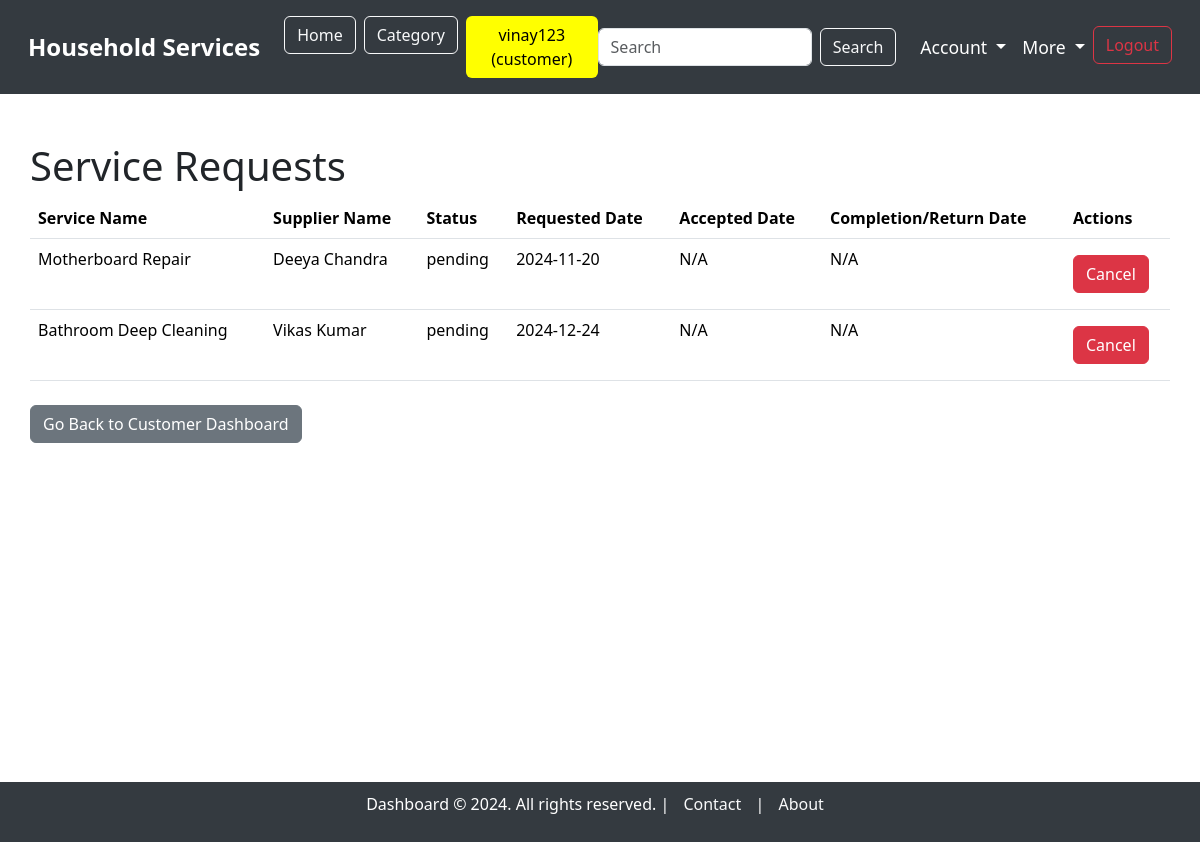
Screenshot of /service_requests (signed in) with the database file from the repository.
### model.py (models this page shows, shortened)
class ServiceRequest(db.Model):
    __tablename__ = "service_requests"
    service_request_id = db.Column(db.Integer, autoincrement=True, primary_key=True)
    service_id = db.Column(db.Integer, db.ForeignKey('service.service_id', ondelete='CASCADE'), nullable=False)
    user_id = db.Column(db.Integer, db.ForeignKey('users.user_id'), nullable=False)
    supplier_id = db.Column(db.Integer, db.ForeignKey('users.user_id'), nullable=True)  # Link to supplier (optional)
    service_description = db.Column(db.String, nullable=False)
    experience_years = db.Column(db.Integer, nullable=True)
    created_at = db.Column(db.DateTime, default=datetime.utcnow)
    updated_at = db.Column(db.DateTime, default=datetime.utcnow, onupdate=datetime.utcnow)
    date_requested = db.Column(db.DateTime, default=datetime.utcnow, nullable=True)
    date_issued = db.Column(db.DateTime, nullable=True)  #accepted date
    date_completed = db.Column(db.DateTime, nullable=True)
    date_returned = db.Column(db.DateTime, nullable=True)
    status = db.Column(db.String, default='pending')  # 'pending', 'accepted', 'rejected', 'completed', 'returned', 'cancelled'
    price = db.Column(db.Integer, nullable=False)  # Price associated with the service
    customer = db.relationship('User', foreign_keys=[user_id], backref='customer_requests')
    supplier = db.relationship('User', foreign_keys=[supplier_id], backref='supplier_requests')
    service = db.relationship('Service', backref='requests')

class Service(db.Model):
    __tablename__ = "service"
    service_id = db.Column(db.Integer, autoincrement=True, primary_key=True)
    category_id = db.Column(db.Integer, db.ForeignKey('category.category_id'), nullable=False)  # Link to Category model
    supplier_id = db.Column(db.Integer, db.ForeignKey('users.user_id', ondelete='CASCADE'), nullable=False)  # Link to the supplier with cascade delete
    service_name = db.Column(db.String, unique=True, nullable=False)
    service_description = db.Column(db.String, nullable=False)
    created_at = db.Column(db.DateTime, default=datetime.utcnow)
    updated_at = db.Column(db.DateTime, default=datetime.utcnow, onupdate=datetime.utcnow)
    price = db.Column(db.Integer)
    image = db.Column(db.String)  # Path to the uploaded image
    supplier = db.relationship('User', backref='services')  # Relationship to supplier (User)
    category = db.relationship('Category', backref='services')  # Relationship to Category

class User(db.Model):
    __tablename__ = "users"
    user_id = db.Column(db.Integer, autoincrement=True, primary_key=True)
    full_name = db.Column(db.String, nullable=False)
    username = db.Column(db.String, unique=True, nullable=False)
    email = db.Column(db.String, unique=True, nullable=False)
    password = db.Column(db.String, nullable=False)
    address = db.Column(db.String, nullable=False)
    pincode = db.Column(db.String, nullable=False)
    role = db.Column(db.String, nullable=False)  # 'customer' or 'supplier'
    service_name = db.Column(db.String, nullable=True)  # Nullable for customers
    experience_years = db.Column(db.Integer, nullable=True)  # Nullable for customers
    document = db.Column(db.String, nullable=True)  # Nullable for customers
    is_verified = db.Column(db.Boolean, default=False)  # For supplier verification
    is_blocked = db.Column(db.Boolean, default=False)  # For blocking/unblocking users

### main.py (the view, shortened to what this page needs)
@app.route('/service_requests', methods=['GET'])
@login_required("admin, supplier, customer")
def view_service_requests():
    user_id = session.get('user_id')
    role = session.get('role')
    if role == 'customer':
        service_requests = ServiceRequest.query.filter_by(user_id=user_id).filter(ServiceRequest.status.in_(['pending', 'accepted'])).all()
        service_history = ServiceRequest.query.filter_by(user_id=user_id).filter(ServiceRequest.status.in_(['completed', 'returned', 'rejected', 'cancelled'])).all()
    else:
        service_requests = ServiceRequest.query.filter(ServiceRequest.status.in_(['pending', 'accepted'])).all()
        service_history = ServiceRequest.query.filter(ServiceRequest.status.in_(['completed', 'returned', 'rejected', 'cancelled'])).all()
    return render_template('service_requests/service_requests.html', service_requests=service_requests, service_history=service_history)

### main.py (called while the page is built)
def login_required(roles):
    def wrapper(original):
        @wraps(original)
        def inner(*args, **kwargs):
            role_list = roles.split(', ')
            if session.get("username") and session.get("role") in role_list:
                return original(*args, **kwargs)
            else:
                flash(f"You need to login as one of the following roles: {', '.join(role_list)}", "warning")
                return redirect(url_for("login"))
        return inner
    return wrapper

### templates/service_requests/service_requests.html (shortened to what this page needs)
{% extends 'base_dashboard.html' %}
{% block content %}
<div class="container mt-5">
    <h1>Service Requests</h1>
    {% if service_requests %}
        <table class="table">
            <thead>
                <tr>
                    <th>Service Name</th>
                    <th>Supplier Name</th>
                    <th>Status</th>
                    <th>Requested Date</th>
                    <th>Accepted Date</th>
                    <th>Completion/Return Date</th>
                    <th>Actions</th>
                </tr>
            </thead>
            <tbody>
                {% for request in service_requests %}
                    <tr>
                        <td>{{ request.service.service_name }}</td>
                        <td>{{ request.service.supplier.full_name if request.service.supplier else 'Not Assigned' }}</td>
                        <td>{{ request.status }}</td>
                        <td>{{ request.date_requested.strftime('%Y-%m-%d') }}</td>
                        <td>
                            {% if request.date_issued %}
                                {{ request.date_issued.strftime('%Y-%m-%d') }}
                            {% else %}
                                N/A
                            {% endif %}
                        </td>
                        <td>
                            {% if request.status == 'completed' %}
                                {{ request.date_completed.strftime('%Y-%m-%d') if request.date_completed else 'N/A' }}
                            {% elif request.status == 'returned' %}
                                {{ request.date_returned.strftime('%Y-%m-%d') if request.date_returned else 'N/A' }}
                            {% elif request.status == 'rejected' %}
                                {{ request.date_rejected.strftime('%Y-%m-%d') if request.date_rejected else 'N/A' }}
                            {% elif request.status == 'cancelled' %}
                                {{ request.date_cancelled.strftime('%Y-%m-%d') if request.date_cancelled else 'N/A' }}
                            {% else %}
                                N/A
                            {% endif %}
                        </td>
                        <td>
                            <div class="d-flex flex-column">
                                {% if session.get('role') == 'admin' or (session.get('role') == 'customer' and session.get('user_id') == request.user_id) %}
                                    <form action="{{ url_for('update_service_request', service_request_id=request.service_request_id) }}" method="POST" onsubmit="return confirm('Are you sure you want to cancel this service request?');" class="mb-2">
                                        <button type="submit" class="btn btn-danger mt-2">Cancel</button>
                                    </form>
                                {% endif %}
                            </div>
                        </td>
                    </tr>
                {% endfor %}
            </tbody>
        </table>
    {% else %}
        <p>No service requests found.</p>
    {% endif %}
    <div class="mt-4">
        {% if session.get('role') == 'supplier' %}
            <a href="{{ url_for('supplier_dashboard') }}" class="btn btn-secondary">Go Back to Supplier Dashboard</a>
        {% elif session.get('role') == 'customer' %}
            <a href="{{ url_for('customer_dashboard') }}" class="btn btn-secondary">Go Back to Customer Dashboard</a>
        {% elif session.get('role') == 'admin' %}
            <a href="{{ url_for('admin_dashboard') }}" class="btn btn-secondary">Go Back to Admin Dashboard</a>
        {% endif %}
    </div>
    <br>
</div>
{% endblock %}

### templates/base_dashboard.html (style rules this page uses)
body { overflow-x: hidden; }
.container { max-width: 100%; padding: 0 15px; }

### rows the page displays
ServiceRequest: service.service_name "Motherboard Repair", service.supplier "Deeya Chandra", status "pending", date_requested "2024-11-20", shows "N/A"
ServiceRequest: service.service_name "Bathroom Deep Cleaning", service.supplier "Vikas Kumar", status "pending", date_requested "2024-12-24", shows "N/A"

### other values shown
{{ session.get('username') }} "vinay123"
{{ session.get('role') }} "customer"
